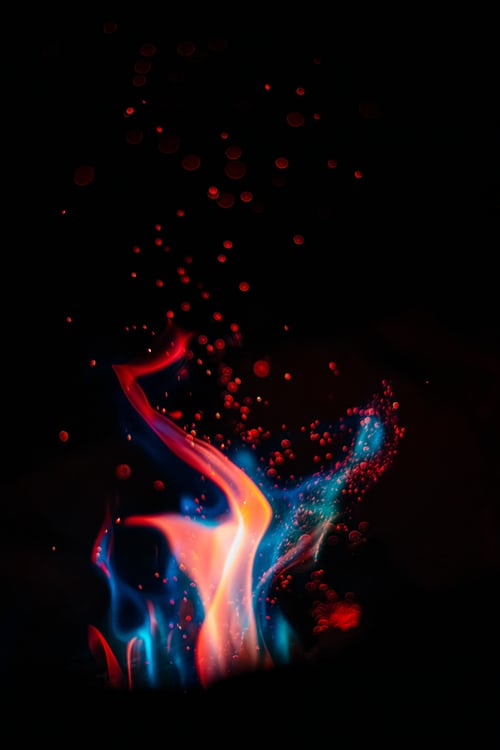
#> input picture Day 18/123.jpg, 500 x 750 px
$ jupyter execute 'Image Filter OPEN CV.ipynb'   (shell and % lines are left out)
#> lines starting #> are read from the running program, lines starting #| are printed output that depends on the picture
[cell 1]
import math
import cv2
import numpy as np
import matplotlib.pyplot as plt

[cell 2]
img = cv2.imread("123.jpg" , 0)
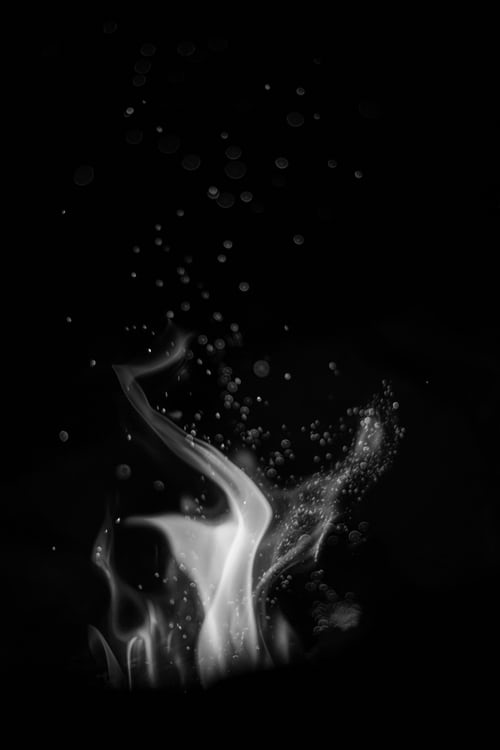
#> img: shape (750, 500); min 0, max 243, mean 11.8

[cell 3]
img.shape
#> Out = (750, 500)

[cell 4]
rows , cols = img.shape
#> rows = 750; cols = 500

[cell 5]
img_output = np.zeros(img.shape)

[cell 6]
for i in range(rows):
    for j in range(cols):

        offset_x = int(50.0*math.cos(2*3.14*i / 180))
        offset_y = 0

        if j+offset_x < cols:
            img_output[i,j] = img[i , (j+offset_x)]
        else:
            img_output[i,j] = 255

        #for drwaing a line acrorss cols at middle

        if (j+offset_x > cols//2) and (j+offset_x < cols//2 + 10 ):
             img_output[i,j] = 255
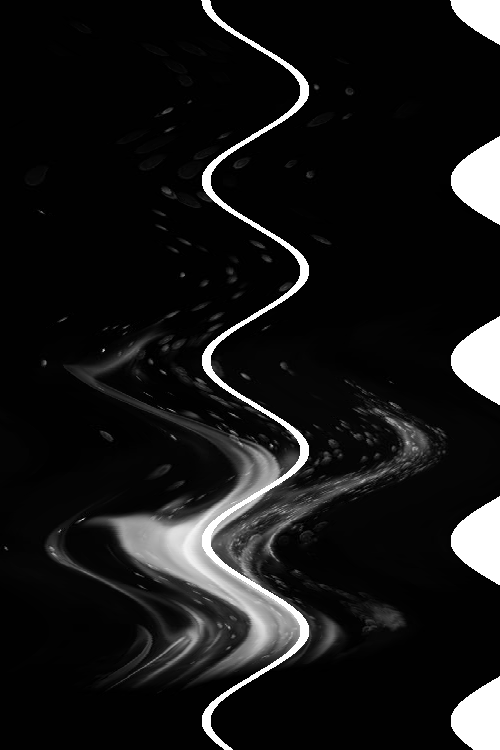
#> img_output: shape (750, 500) float64; min 0, max 255, mean 24.2

[cell 7]
img[2,25]
#> Out = 1

[cell 8]
cv2.imwrite("123_3.jpg" , img_output)
#> Out = True

[cell 9]
plt.imshow(img_output)

[cell 10]
for i in range(rows):
    for j in range(cols):


        offset_x = 0
        offset_y = int(50.0*math.sin(2*3.14*j / 180))

        if i+offset_y < rows:
            img_output[i,j] = img[(i+offset_y) ,j ]
        else:
            img_output[i,j] = 255

        #for drwaing a line acrorss rows at middle
        if (i+offset_y > rows//2 ) and (i+offset_y < rows//2 + 10 ):
               img_output[i,j] = 255
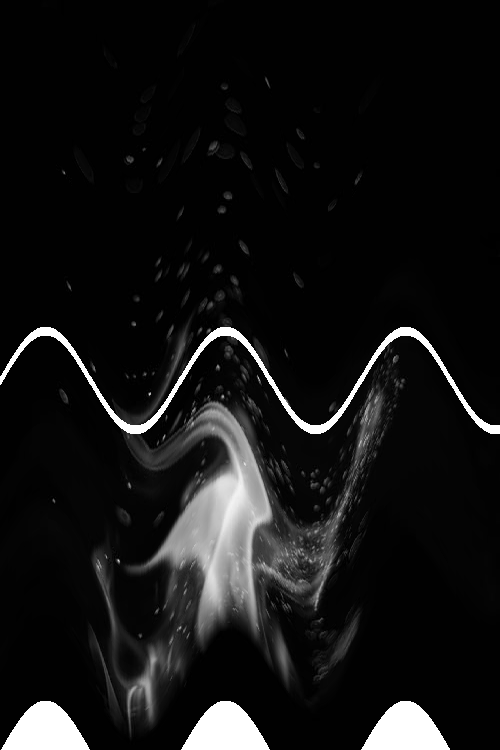
#> img_output: shape (750, 500) float64; min 0, max 255, mean 20.5

[cell 11]
cv2.imwrite("123_4.jpg", img_output)
#> Out = True

[cell 12]
plt.imshow(img_output)

[cell 13]
for i in range(rows):
    for j in range(int(cols/2)):
        img_output[i][j] = 255
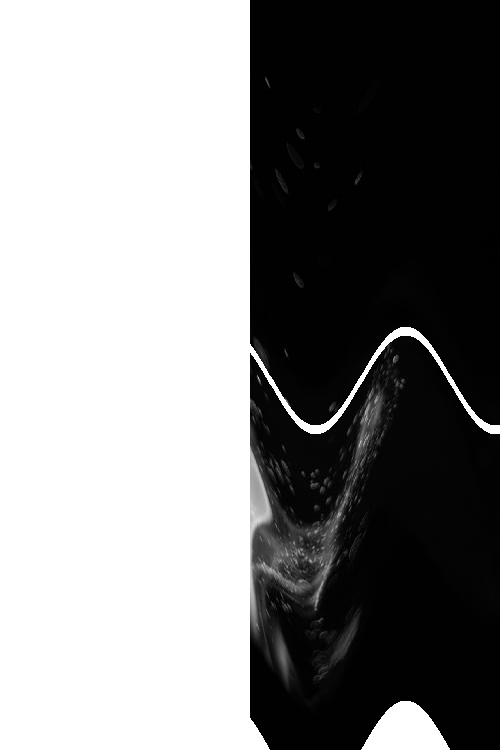
#> img_output: shape (750, 500) float64; min 0, max 255, mean 135

[cell 14]
plt.imshow(img_output)

[cell 15]
#IMAGE BLURRING

[cell 16]
img = cv2.imread("123.jpg" )
#> img is the input picture: shape (750, 500, 3); mean B, G, R 12.4, 9.7, 15.9

[cell 17]
rows , cols = img.shape[:2]

[cell 18]
kernel_idn = np.array([[0,0,0], [0,10,0], [0,0,0]])

[cell 19]
kernel_3 = np.ones((3,3), dtype = np.float32) / 9.0

[cell 20]
kernel_3 = np.ones((5,5), dtype = np.float32) / 25.0

[cell 21]
kernel_idn

[cell 22]
output = cv2.filter2D(img , -1 , kernel_3)

[cell 23]
plt.imshow(output)

[cell 24]
cv2.imwrite("123_4_Blur.jpg", output)
#> Out = True

[cell 25]
kernel_10 = np.ones((10,10), dtype = np.float32) / 100.0

[cell 26]
output = cv2.filter2D(img , -1 , kernel_10)
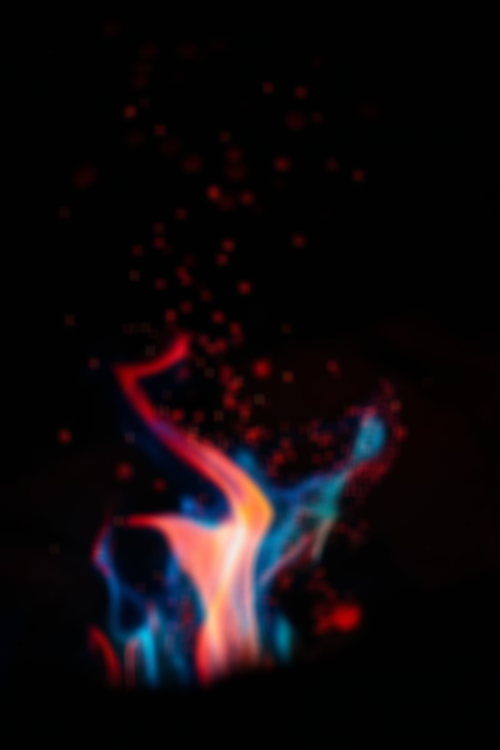
#> output: shape (750, 500, 3); mean B, G, R 12.4, 9.7, 15.9

[cell 27]
plt.imshow(output)

[cell 28]
cv2.imwrite("123_4_Blur2.jpg", output)
#> Out = True

[cell 29]
# IF ZEROS then...................................

[cell 30]
kernel_3_1 = np.zeros((1,1), dtype = np.float32) / 1.0

[cell 31]
output= cv2.filter2D(img , -1 ,kernel_3_1 )
#> output: shape (750, 500, 3); every value is 0

[cell 32]
plt.imshow(output)

[cell 33]
#HORIZONTAL BLURR..............................

[cell 34]
horizontal_idn = np.array([[1 for x in range(50)]]) / 50.0

[cell 35]
horizontal_idn

[cell 36]
output= cv2.filter2D(img , -1 , horizontal_idn )
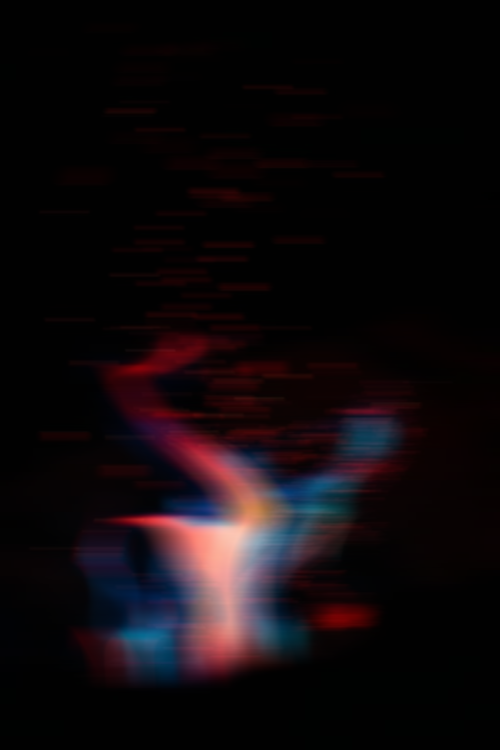
#> output: shape (750, 500, 3); mean B, G, R 12.4, 9.7, 15.9

[cell 37]
plt.imshow(output)

[cell 38]
cv2.imwrite("123_4_Blur3.jpg", output)
#> Out = True

[cell 39]
#SHARPENING KERNEL

[cell 40]
kernel_sharp = np.array([[-1,-1,-1], [-1,9,-1], [-1,-1,-1]])

[cell 41]
kernel_sharp

[cell 42]
output= cv2.filter2D(img , -1 , kernel_sharp )
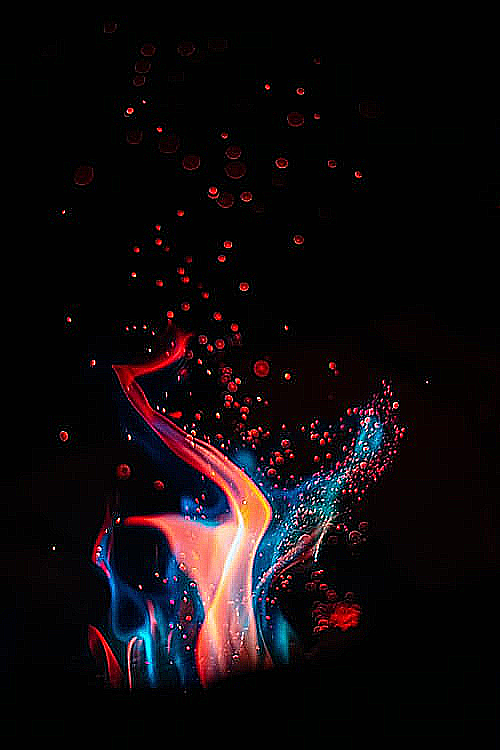
#> output: shape (750, 500, 3); mean B, G, R 13.5, 11.1, 17.3

[cell 43]
plt.imshow(output)

[cell 44]
cv2.imwrite("123_Sharp.jpg", img)
#> Out = True

[cell 45]
kernel_sharp1 = np.array([[-1,-1,9,1,-1], [-1,-1,9,-1,-1], [-1,-1,9,-1,-1],[-1,-1,9,-1,-1],[-1,-1,9,-1,-1]])

[cell 46]
kernel_sharp1

[cell 47]
output= cv2.filter2D(img , -1 , kernel_sharp1 )
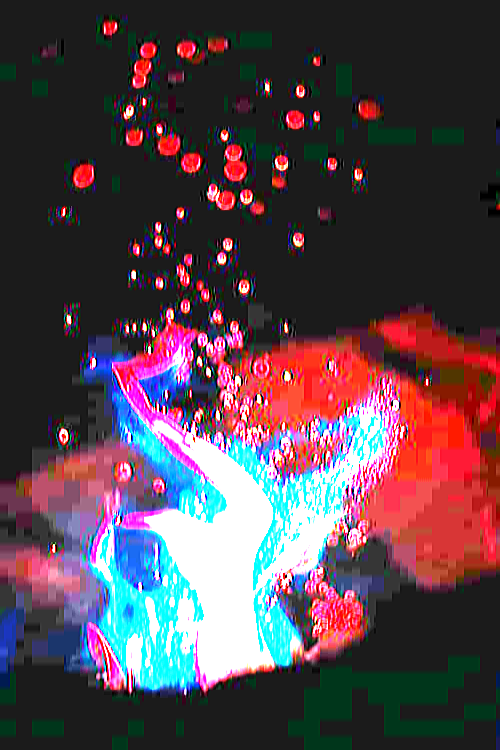
#> output: shape (750, 500, 3); mean B, G, R 76.9, 68, 86.3

[cell 48]
plt.imshow(output)

[cell 49]
cv2.imwrite("123_sharp2.jpg", img)
#> Out = True

[cell 50]
kernel_emboss = np.array([[-2,-1,1], [-1,1,1], [0,1,2]])

[cell 51]
kernel_emboss

[cell 52]
output = cv2.filter2D(img , -1 , kernel_emboss)
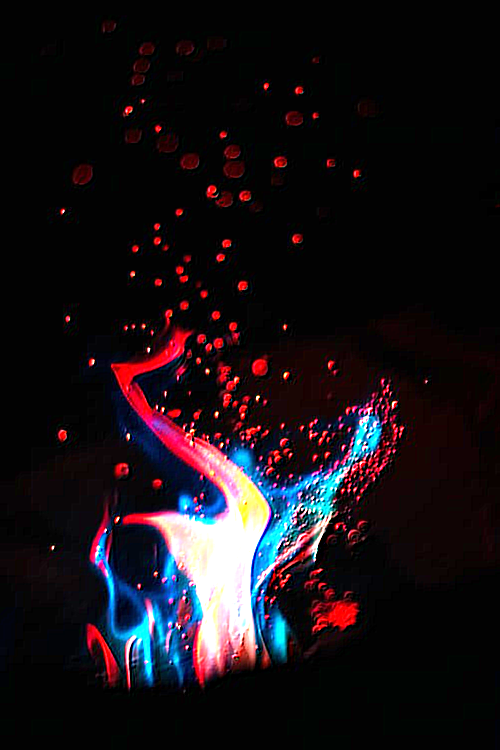
#> output: shape (750, 500, 3); mean B, G, R 22.9, 18.2, 24.7

[cell 53]
plt.imshow(output)

[cell 54]
cv2.imwrite("123_emboss.jpg", img)
#> Out = True
